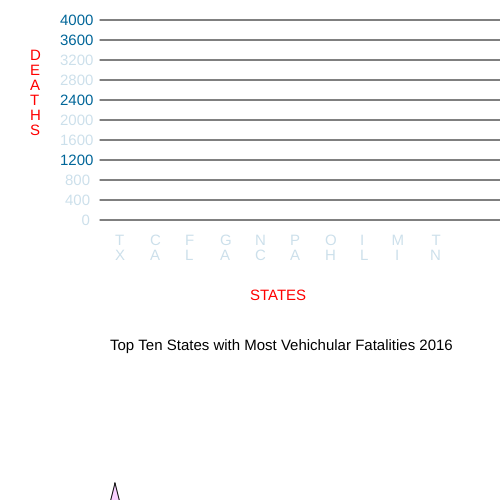
Frame 1 (no input)
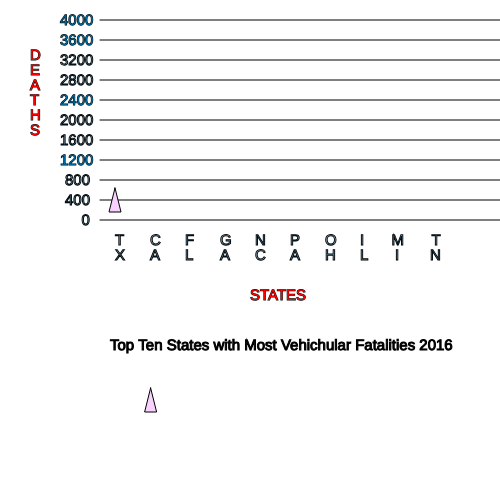
Frame 60 (no input)
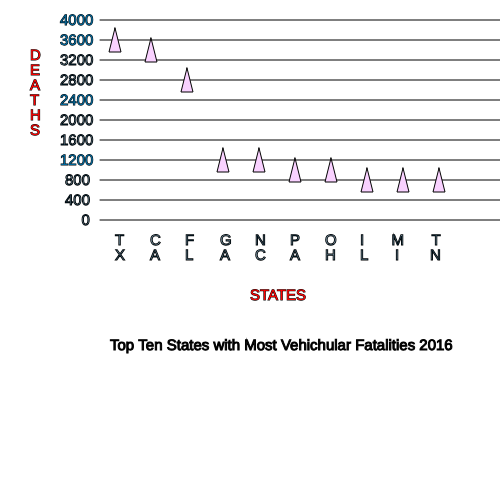
Frame 120 (the mouse pressed at the canvas centre since frame 60)

The p5.js sketch that drew these frames (run headless with seeded random() and noise() and a simulated clock; from frame 60 on, the mouse is pressed at the canvas centre):

// p5.js sketch
// ── sketch.js
function setup() {
	createCanvas(500,500)
	startX = 100
	stopX = 500
	background(255,255,255);

	a = new Vehicle(createVector(115, height));
	b = new Vehicle(createVector(35, height));
	c = new Vehicle(createVector(35, height));
	d = new Vehicle(createVector(35, height));
	e = new Vehicle(createVector(35, height));
	f = new Vehicle(createVector(35, height));
	g = new Vehicle(createVector(35, height));
	h = new Vehicle(createVector(35, height));
	j = new Vehicle(createVector(35, height));
	k = new Vehicle(createVector(35, height));
}

function draw(){
	background(255);

	displayChart();
	a.seek(createVector(115, 40));
	a.update();
	a.display();
	b.seek(createVector(36, 9));
	b.update();
	b.display();
	c.seek(createVector(36, 26));
	c.update();
	c.display();
	d.seek(createVector(36, 82));
	d.update();
	d.display();
	e.seek(createVector(36,3));
	e.update();
	e.display();
	f.seek(createVector(36, 14));
	f.update();
	f.display();
	g.seek(createVector(36,3));
	g.update();
	g.display();
	h.seek(createVector(36,6));
	h.update();
	h.display();
	j.seek(createVector(36,1));
	j.update();
	j.display();
	k.seek(createVector(36,1));
	k.update();
	k.display();

}

function displayChart() {

	for (var i = 1; i < 12; i++ ) {
		line(startX,i*20,stopX,i*20)
	}

	textSize(15);
	fill(0);
	text('Top Ten States with Most Vehichular Fatalities 2016', 110, 350);
	fill(0, 102, 153);
	fill(255,0,0)
	text('STATES', 250, 300);
	text('D', 30, 60);
	text('E', 30, 75);
	text('A', 30, 90);
	text('T', 30, 105);
	text('H', 30, 120);
	text('S', 30, 135);

	fill(0, 102, 153);
	text('4000', 60, 25);
	text('3600', 60, 45);
	fill(0, 102, 153, 51);
	text('3200', 60, 65);
	text('2800', 60, 85);
	fill(0, 102, 153);
	text('2400', 60, 105);
	fill(0, 102, 153, 51);
	text('2000', 60, 125);
	text('1600', 60, 145);
	fill(0, 102, 153);
	text('1200', 60, 165);
	fill(0, 102, 153, 51);
	text('800', 65, 185);
	text('400', 65, 205);
	text('0', 81.5, 225);
	text('T', 115, 245);
	text('X', 115, 260);
	text('C', 150, 245);
	text('A', 150, 260);
	text('F', 185, 245);
	text('L', 185, 260);
	text('G', 220, 245);
	text('A', 220, 260);
	text('N', 255, 245);
	text('C', 255, 260);
	text('P', 290, 245);
	text('A', 290, 260);
	text('O', 325, 245);
	text('H', 325, 260);
	text('I', 360, 245);
	text('L', 360, 260);
	text('M', 391.5, 245);
	text('I', 395, 260);
	text('T', 431.5, 245);  
	text('N', 430, 260);
}

class Vehicle {
	constructor(position){
		this.position = position;
		this.velocity = createVector(0,0);
		this.acceleration = createVector(0,0);
		this.r = 6;
		this.color = color (249, 209, 255);
		this.maxSpeed = 5;
	}

	seek(target) {
		let desired = target.sub(this.position);

		desired.setMag(this.maxSpeed);
  //this line of code above that is commented out is what I need help fixing

  let steer = desired.sub(this.velocity);

  this.applyForce(steer);
}


applyForce(force) {
	this.acceleration.add(force);

}


update(){
	this.velocity.add(this.acceleration);
	this.position.add(this.velocity);
	this.acceleration.mult(0);
}

display() {

	fill(this.color);
	stroke(0);
	strokeWeight(1);
	translate(this.position.x, this.position.y);
	beginShape();
	vertex(0, -this.r*2);
	vertex(-this.r, this.r*2)
	vertex(this.r, this.r*2);
	endShape(CLOSE);     




}
}
